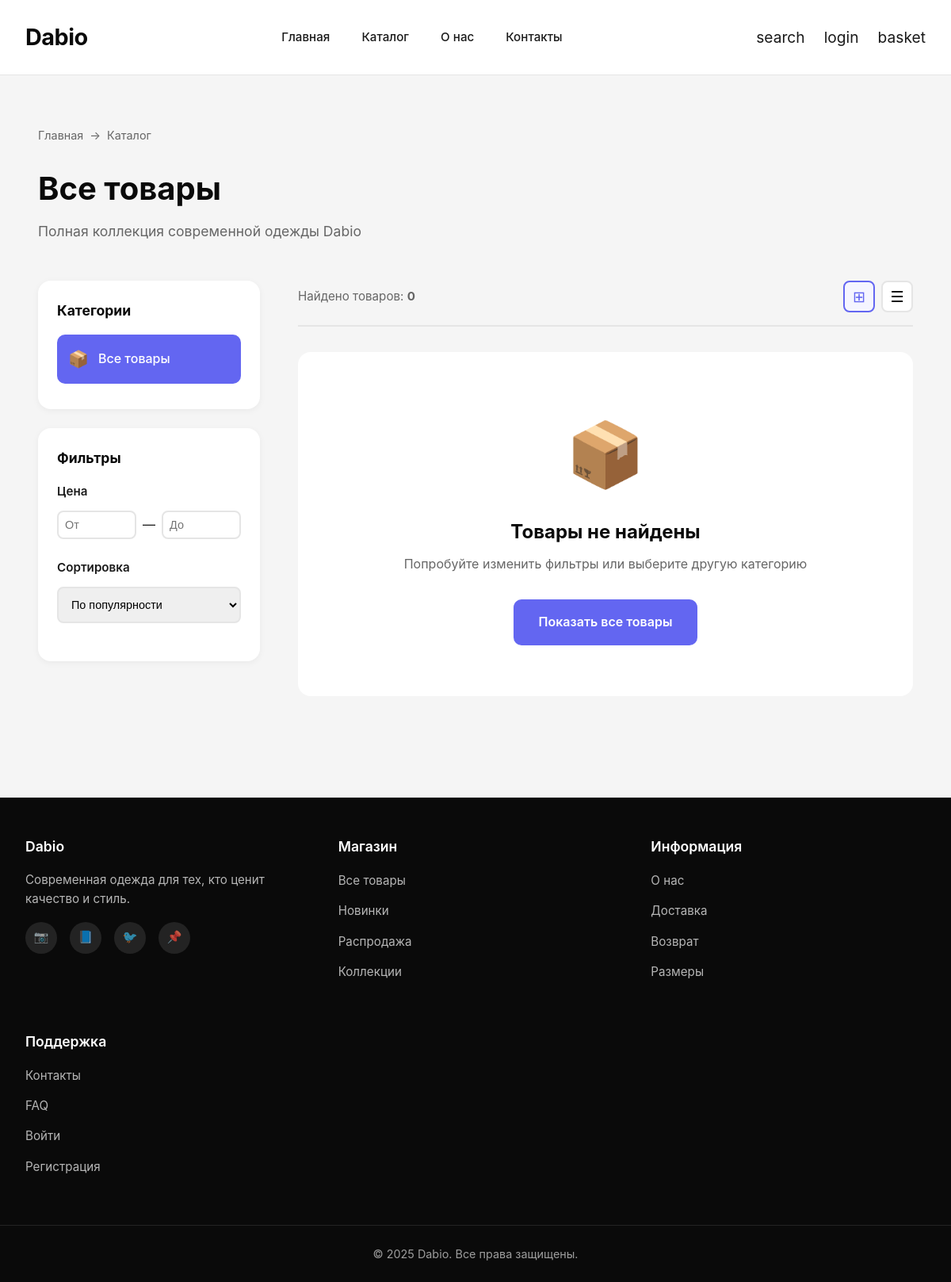
The app's page /catalog/, older data.
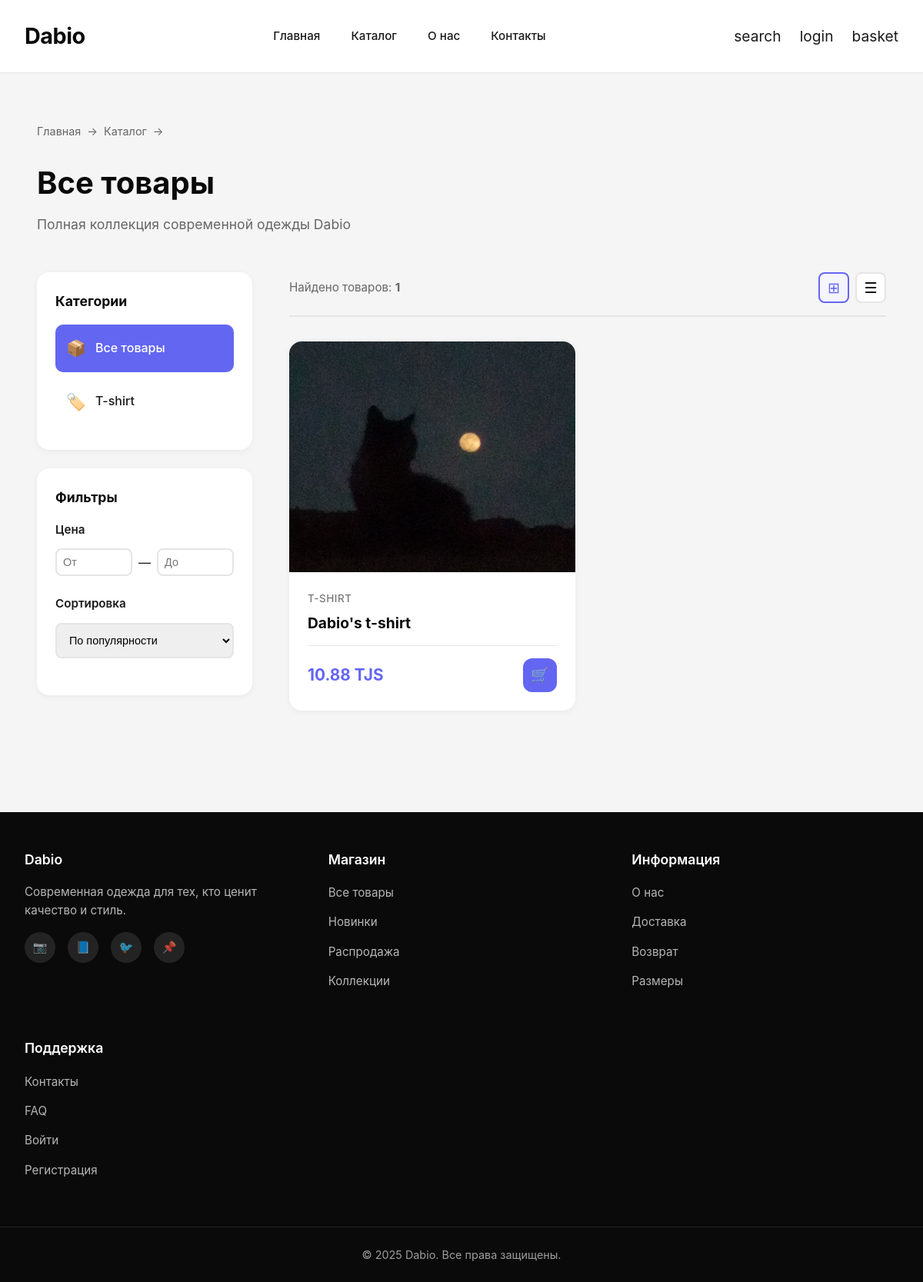
The same page, newer data.
### main/models.py (models this page shows, shortened)
class Category(models.Model):
    name = models.CharField(max_length=100)
    slug = models.CharField(max_length=100, unique=True)

class Product(models.Model):
    name = models.CharField(max_length=100)
    slug = models.CharField(max_length=100, unique=True)
    category = models.ForeignKey(Category, on_delete=models.CASCADE,
                                related_name='products')
    color = models.CharField(max_length=100)
    price = models.DecimalField(max_digits=10, decimal_places=2)
    descriptions = models.TextField(blank=True)
    main_image = models.ImageField(upload_to='products/main/')
    created_at = models.DateTimeField(auto_now_add=True)
    updated_at = models.DateField(auto_now=True)
    available = models.BooleanField(default=True)

### main/views.py (the view)
# urls.py: path('catalog/', views.product_list, name='product_list'),
def product_list(request, category_slug = None):
    page = request.GET.get('page', 1)
    category =None
    categories = Category.objects.all()
    products = Product.objects.filter(available=True)
    if category_slug:
        paginator = Paginator(products.filter(category=category), 1)
        category = get_object_or_404(Category, slug=category_slug)
        products = products.filter(category=category)
        current_page = paginator.page(int(page))
    paginator = Paginator(products, 9)
    current_page = paginator.page(int(page))
    return render(request,
                  'main/product/list.html',
                  {"category" : category,
                  "categories" : categories,
                  "products" : current_page,
                  "slug_url" : category_slug})

### templates/main/product/list.html (shortened to what the changed rows need)
{% extends 'main/base.html' %}
{% block content %}
<div class="catalog-container">
    <div class="catalog-header">
        <div class="breadcrumbs">
            <a href="/">Главная</a>
            <span>→</span>
            <a href="{% url 'main:product_list' %}">Каталог</a>
            {% if categories %}
                <span>→</span>
            {% endif %}
        </div>
        <div class="catalog-title">
            <h1>{% if category %}{{ category.name }}{% else %}Все товары{% endif %}</h1>
        </div>
    </div>
    <div class="catalog-layout">
        <aside class="catalog-sidebar">
            <div class="sidebar-section">
                <ul class="category-list">
                    {% for c in categories %}
                        <li {% if category and category.slug == c.slug %}class="selected"{% endif %}>
                            <a href="{{ c.get_absolute_url }}" class="category-link {% if category and category.slug == c.slug %}active{% endif %}">
                                <span class="category-icon">🏷️</span>
                                <span>{{ c.name }}</span>
                            </a>
                        </li>
                    {% endfor %}
                </ul>
            </div>
        </aside>
        <div class="products-content">
            <div class="products-header">
                <p class="products-count">
                    Найдено товаров: <strong>{{ products|length }}</strong>
                </p>
            </div>
            {% if products %}
            <div class="products-grid" id="productsGrid">
                {% for product in products %}
                <div class="product-card">
                    <a href="{% url 'main:product_detail' product.slug %}" class="product-link">
                        <div class="product-image">
                            {% if product.main_image %}
                                <img src="{{ product.main_image.url }}" alt="{{ product.name }}">
                            {% elif product.image %}
                                <img src="{{ product.image.url }}" alt="{{ product.name }}">
                            {% else %}
                                <div class="product-placeholder">
                                    <span>👕</span>
                                </div>
                            {% endif %}
                        </div>
                        <div class="product-info">
                            <p class="product-category">{{ product.category.name }}</p>
                            <h3 class="product-name">{{ product.name }}</h3>
                            <div class="product-footer">
                                <div class="product-price">
                                    {% if product.discount %}
                                        <span class="price-old">{{ product.price }} TJS</span>
                                        <span class="price-current">{{ product.discounted_price }} TJS</span>
                                    {% else %}
                                        <span class="price-current">{{ product.price }} TJS</span>
                                    {% endif %}
                                </div>
                                <button class="btn-add-cart" onclick="addToCart(event, {{ product.id }})">
                                    🛒
                                </button>
                            </div>
                        </div>
                    </a>
                </div>
                {% endfor %}
            </div>
            {% else %}
            <div class="empty-state">
                <div class="empty-icon">📦</div>
                <h3>Товары не найдены</h3>
                <p>Попробуйте изменить фильтры или выберите другую категорию</p>
                <a href="{% url 'main:product_list' %}" class="btn-primary">Показать все товары</a>
            </div>
            {% endif %}
        </div>
    </div>
</div>
{% endblock %}

Row changes from the older to the newer data that the page shows:
added Category: name "T-shirt"
added Product: main_image (picture), category.name "T-SHIRT", name "Dabio's t-shirt", price "10.88"
Text that changed along with them:
{{ products|length }}: "0" → "1"
text no longer shown: "📦 Товары не найдены Попробуйте изменить фильтры или выберите другую категорию Показать все товары"
